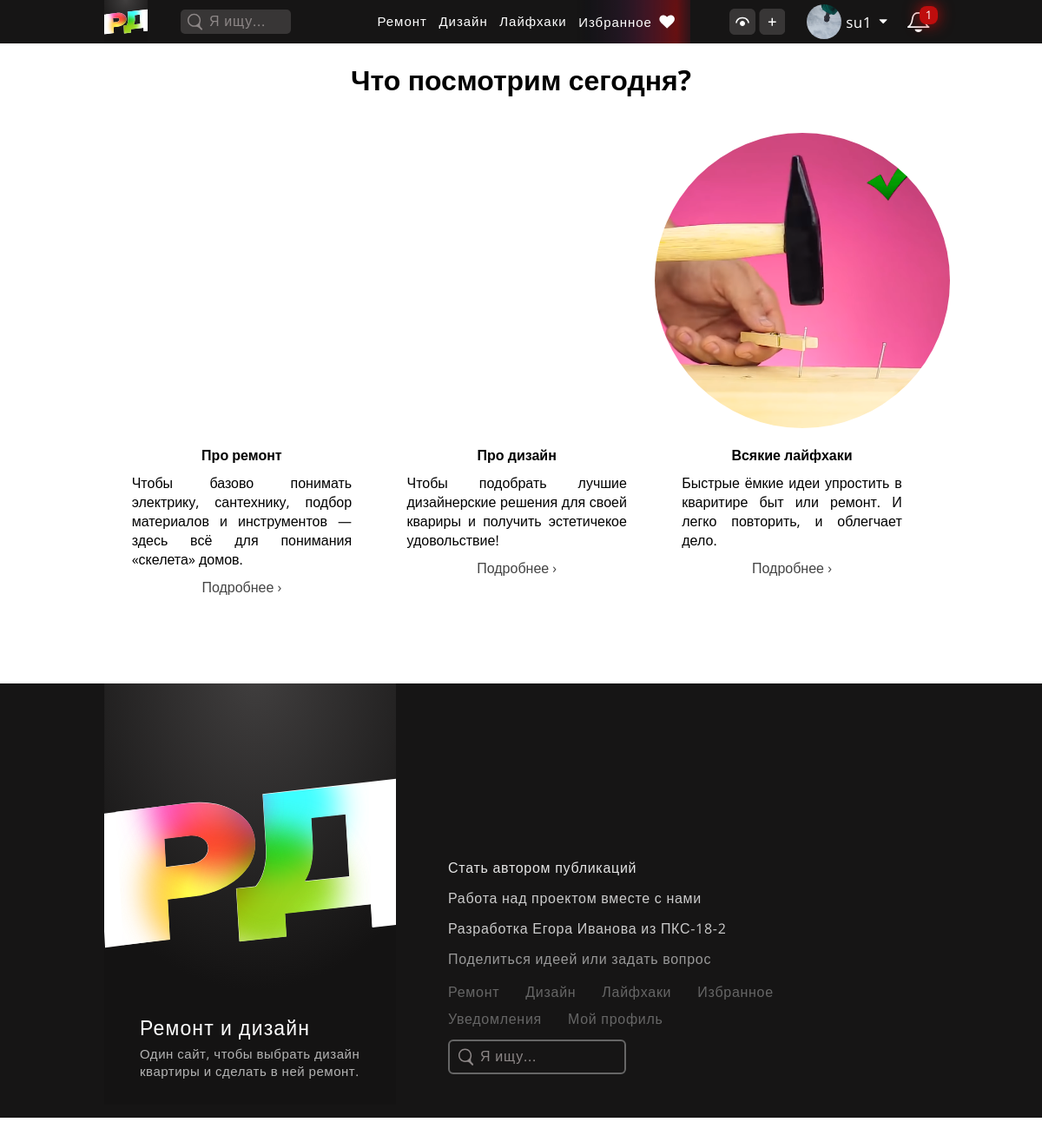
The page / (signed in) on the database its author committed.
### authapp/models.py (models this page shows, shortened)
class User(AbstractUser):
    photo = models.ImageField(upload_to='users_avatars', blank=True, null=True, default='users_avatars/no_avatar.png', verbose_name='Аватарка')
    role = models.ForeignKey('UserRoles', on_delete=models.SET_DEFAULT, default=1, verbose_name='Роль в ИС', blank=False)
    bio = models.CharField(max_length=100, blank=True, null=True, verbose_name='Самоописание/статус')
    age = models.PositiveIntegerField(verbose_name='Возраст', null=True, blank=True, validators=[MinValueValidator(1), MaxValueValidator(140)])
    phone_number = models.PositiveIntegerField(null=True, blank=False, unique=True, verbose_name="Номер телефона", validators=[MinValueValidator(1), MaxValueValidator(99999999999)])
    last_entry = models.DateTimeField(auto_now=True, verbose_name='Дата и время последней авторизации')
    reported_count = models.IntegerField(default=0, verbose_name='Сколько раз на пользователя было жалоб')
    seen_count = models.IntegerField(default=0, verbose_name='Сколько раз пользователя просматривали')
    class Meta:
        verbose_name = 'Пользователь'
        verbose_name_plural = 'Пользователи'
    @property
    def noties_new(self):
        noties_new = Notifications.objects.filter(user_receiver=self.pk, is_new=True).order_by('-when')
        return noties_new
    @property
    def noties_old(self):
        noties_old = Notifications.objects.filter(user_receiver=self.pk, is_new=False).order_by('-when')[:20]
        return noties_old.all()
    @property
    def noties_count(self):
        user = User.objects.get(id=self.pk)
        noties_count = user.noties_new.count() + user.noties_old.count()
        return noties_count
    @property
    def new_noties_count(self):
        user = User.objects.get(id=self.pk)
        new_noties_count = user.noties_new.count()
        return new_noties_count

### mainapp/views.py (the view)
# urls.py: path('', adminapp.StartPanel.as_view(), name='main'),
def main(request):
	if request.user.is_authenticated:
		old_noties = Notifications.objects.filter(user_receiver=request.user, is_new=False).order_by('-when')
		new_noties = Notifications.objects.filter(user_receiver=request.user, is_new=True).order_by('-when')
		notes_count = old_noties.count() + new_noties.count()
		new_notes_count = new_noties.count()
	else:
		old_noties = new_noties = notes_count = new_notes_count = None
	content = {
		'old_noties': old_noties,
		'new_noties': new_noties,
		'notes_count': notes_count,
		'new_notes_count': new_notes_count,
	}
	return render(request, 'mainapp/index.html', content)

### mainapp/templates/mainapp/index.html (shortened to what this page needs)
{% extends 'mainapp/base.html' %}
{% block css %}
  <link rel="stylesheet" href="/static/lib\css\style_hello_user.css">
  <link rel="stylesheet" href="/static/lib\css\style_header.css">
  <link rel="stylesheet" href="/static/lib\css\style_footer.css">
  <link rel="stylesheet" href="/static/lib\css\style_watch_designs.css">
  <link rel="stylesheet" href="/static/lib\css\style_filter.css">
{% endblock %}
{% block content %}
  <div class="pubs_container">
    <h1 class="h1_index">Что посмотрим сегодня?</h1>
    <div class="variants">
      <div class="variant_one">
        <div class="variant_one_img" id="repair"></div>
        <h4>Про ремонт</h4>
        <p>Чтобы базово понимать электрику, сантехнику, подбор  материалов и инструментов — здесь всё для понимания «скелета» домов.</p>
        <a href="{% url 'pub:repairs' %}">Подробнее ›</a>
      </div>
      <div class="variant_one">
        <div class="variant_one_img" id="design"></div>
        <h4>Про дизайн</h4>
        <p>Чтобы подобрать лучшие дизайнерские решения для своей квариры и получить эстетичекое удовольствие!</p>
        <a href="{% url 'pub:designs' %}">Подробнее ›</a>
      </div>
      <div class="variant_one">
        <div class="variant_one_img" id="lifehacks"></div>
        <h4>Всякие лайфхаки</h4>
        <p>Быстрые ёмкие идеи упростить в кваритире быт или ремонт. И легко повторить, и облегчает дело.</p>
        <a href="{% url 'pub:lifehacks' %}">Подробнее ›</a>
      </div>
    </div>
  </div>
{% endblock %}

### mainapp/templates/mainapp/base.html (shortened to what this page needs)
<!DOCTYPE html>
<html lang="ru">
<head>
    {% block css %}
    {% endblock %}
</head>
{% block bodystyle %}
<body>
{% endblock %}
  {% block header %}
    <div class="header_bg">
      <div class="header">
          <a href="/">
              <div class="logo_mini"></div>
          </a>
          <div class="header_search">
              <img src="/static/sources/SVG/search.svg" alt="">
              <form class="" action="{% url 'search' %}" method="get">
                  <input type="text" name="search_input" value="" placeholder="Я ищу...">
              </form>
          </div>
          {% if user.is_authenticated %}
            <div class="user_logged_in">
              <div class="header_content">
                  <a href="{% url 'pub:repairs' %}" class="not_heart">Ремонт</a>
                  <a href="{% url 'pub:designs' %}" class="not_heart">Дизайн</a>
                  <a href="{% url 'pub:lifehacks' %}" class="not_heart">Лайфхаки</a>
                  <a href="{% url 'pub:saved' %}" class="saved_heart"><p>Избранное</p><img src="/static/sources/SVG/heart.svg" alt=""></a>
              </div>
              <div class="role_buttoms">
                  {% if user.role.id == 3 or user.role.id == 4 %}
                    <a href="{% url 'admin_mine:main' %}" class="super_admin_panel" title="Нажмите, чтобы открыть администрирование"></a>
                  {% endif %}
                  {% if user.role.id == 2 or user.role.id == 4 %}
                    <a href="{% url 'pub:create_new' %}" class="create_new_pub" title="Нажмите, чтобы создать публикацию"></a>
                  {% endif %}
              </div>
              <div class="avatar_and_notifications">
                  <div class="avatar_container">
                      <button class="avatar_btn">
                          <div class="avatar_options_mini">
                              <div class="account_img"><img src="{{ user.photo.url }}" style="width:40px; height:40px;"></div>
                              <p class="avatar_options_mini_p">{{ user.username }}</p>
                              <img class="avatar_triangle" src="/static/sources/SVG/avatar-triangle.svg" alt="">
                          </div>
                      </button>
                  </div>
                  <div class="notifications_container">
                      <button class="notifications_btn" onclick="open_noti({{ user.id }})">
                          <div class="notifications_mini">
                              <div class="noti_logo"></div>
                              {% if user.new_noties_count %}
                                {% if user.new_noties_count <= 99 %}
                                  <p class="notifications_mini_p">{{ user.new_noties_count }}</p>
                                {% else %}
                                  <p class="notifications_mini_p">99+</p>
                                {% endif %}
                              {% else %}
                                <p style="display: none;" class="notifications_mini_p">99+</p>
                              {% endif %}
                          </div>
                      </button>
                  </div>
              </div>
            </div>
          {% endif %}
      </div>
    </div>
    <div class="header_clear_hix">  </div>
  {% endblock %}
  {% block content %}
  {% endblock %}
  {% block footer %}
    <div class="footer_bg">
      <div class="footer">
          <a href="/">
              <div class="logo_huge">
                <div class="text_in_logo">
                  <p class="title_huge_logo">Ремонт и дизайн</p>
                  <p class="text_huge_logo">Один сайт, чтобы выбрать дизайн квартиры и сделать в ней ремонт.</p>
                </div>
              </div>
          </a>
          <div class="links_and_search_footer">
            <a href="{% url 'auth:become_an_author' %}" class="first_two_links">Стать автором публикаций</a>
            <a href="{% url 'auth:become_a_teammemder' %}" class="second_two_links">Работа над проектом вместе с нами</a>
            <p         class="second_two_links">Разработка <a href="https://vk.com/todrgor" class="second_two_links">Егора Иванова</a> из ПКС-18-2</p>
            <a href="{% url 'auth:send_to_support' %}" class="third_three_links">Поделиться идеей или задать вопрос</a>
            <div class="navigation_again_footer">
              <a href="{% url 'pub:repairs' %}">Ремонт</a>
              <a href="{% url 'pub:designs' %}">Дизайн</a>
              <a href="{% url 'pub:lifehacks' %}">Лайфхаки</a>
              <a href="{% url 'pub:saved' %}">Избранное</a>
              <p class="to_notifications">Уведомления</p>
              <a href="{% url 'auth:account_one' pk=user.id %}">Мой профиль</a>
            </div>
            <div class="footer_search">
                <img src="/static/sources/SVG/search.svg" alt="">
                <form class="" action="{% url 'search' %}" method="get">
                    <input type="text" name="search_input" value="" placeholder="Я ищу...">
                </form>
            </div>
          </div>
      </div>
    </div>
  {% endblock %}
</body>
</html>

### rows shown on the page
User: photo (picture), username "su1", new_noties_count "1"
